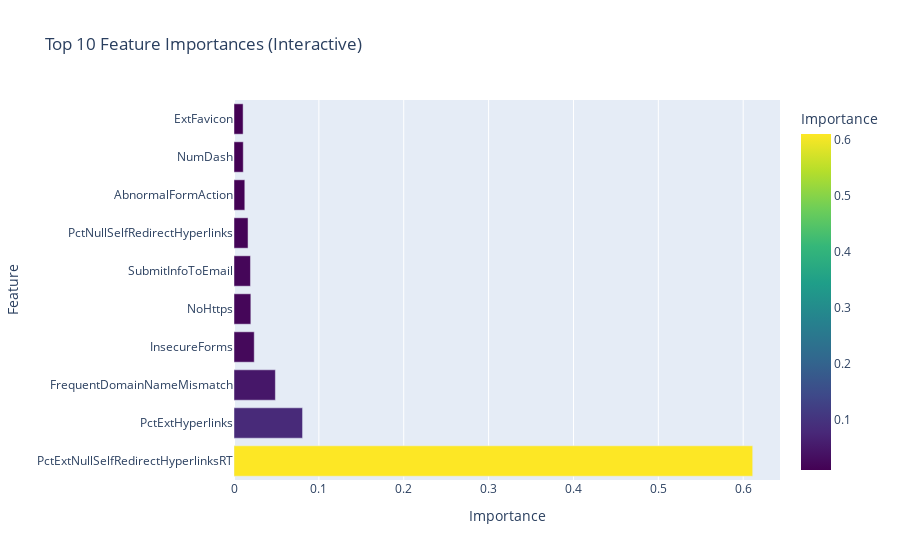

The cell this chart's notebook holds for it:
### Code cell
# Interactive Feature Importance with Plotly
fig = px.bar(importance_df, x='Importance', y='Feature', title='Top 10 Feature Importances (Interactive)',
             orientation='h', color='Importance', color_continuous_scale='viridis')
fig.show()

### Figure 1 — Plotly figure (JSON) as saved in the notebook; plotly's stock layout.template omitted (floating-point values rounded to 4 significant figures)
{"data": [{"alignmentgroup": "True", "hovertemplate": "Importance=%{marker.color}<br>Feature=%{y}<extra></extra>", "legendgroup": "", "marker": {"color": [0.6112, 0.08079, 0.04875, 0.02385, 0.01984, 0.01939, 0.01655, 0.01274, 0.01092, 0.01074], "coloraxis": "coloraxis", "pattern": {"shape": ""}}, "name": "", "offsetgroup": "", "orientation": "h", "showlegend": false, "textposition": "auto", "type": "bar", "x": [0.6112, 0.08079, 0.04875, 0.02385, 0.01984, 0.01939, 0.01655, 0.01274, 0.01092, 0.01074], "xaxis": "x", "y": ["PctExtNullSelfRedirectHyperlinksRT", "PctExtHyperlinks", "FrequentDomainNameMismatch", "InsecureForms", "NoHttps", "SubmitInfoToEmail", "PctNullSelfRedirectHyperlinks", "AbnormalFormAction", "NumDash", "ExtFavicon"], "yaxis": "y"}], "layout": {"barmode": "relative", "coloraxis": {"colorbar": {"title": {"text": "Importance"}}, "colorscale": [[0, "#440154"], [0.1111, "#482878"], [0.2222, "#3e4989"], [0.3333, "#31688e"], [0.4444, "#26828e"], [0.5556, "#1f9e89"], [0.6667, "#35b779"], [0.7778, "#6ece58"], [0.8889, "#b5de2b"], [1, "#fde725"]]}, "legend": {"tracegroupgap": 0}, "title": {"text": "Top 10 Feature Importances (Interactive)"}, "xaxis": {"anchor": "y", "domain": [0, 1], "title": {"text": "Importance"}}, "yaxis": {"anchor": "x", "domain": [0, 1], "title": {"text": "Feature"}}}}
